Frame 1 (no input): blank canvas, image omitted
Frame 60 (no input): blank canvas, image omitted
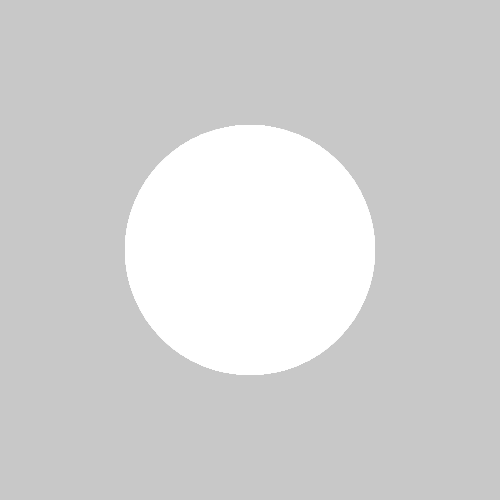
Frame 120 (the mouse pressed at the canvas centre since frame 60)

The p5.js sketch whose frames 1 and 60 were blank and that drew this single picture after the mouse press (run headless with seeded random() and noise() and a simulated clock; from frame 60 on, the mouse is pressed at the canvas centre):

// p5.js sketch
// ── sketch.js
function setup() {
  createCanvas(500, 500);
  background(200);
}

function draw() {
  noStroke();
  fill(mouseX / 2);
  fill(255,)
  ellipse(250, 250, mouseX, mouseY);
}
